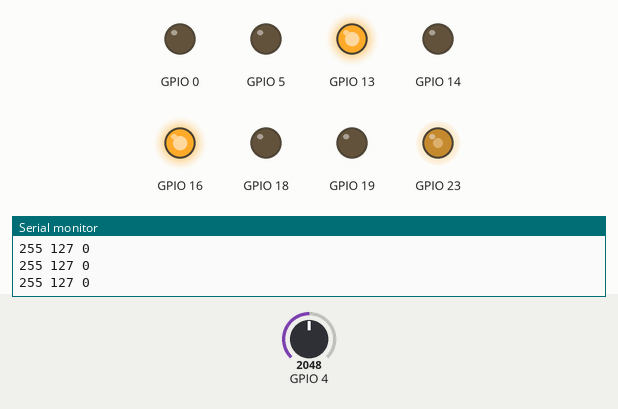
Simulated run of this sketch. Board: ESP32. Shown: output pins drawn as LEDs (lit = HIGH), the last lines printed to the serial monitor. Inputs (shaded band) come from the test bench; at power-on: GPIO 4 = 2048.

Above: at 1.2 s.
1.3 s: GPIO 4 set to 3228
At 2.5 s:
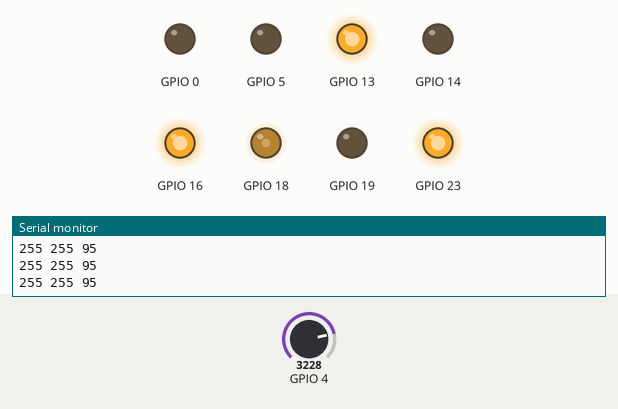
2.8 s: GPIO 4 set to 3327
At 3.7 s:
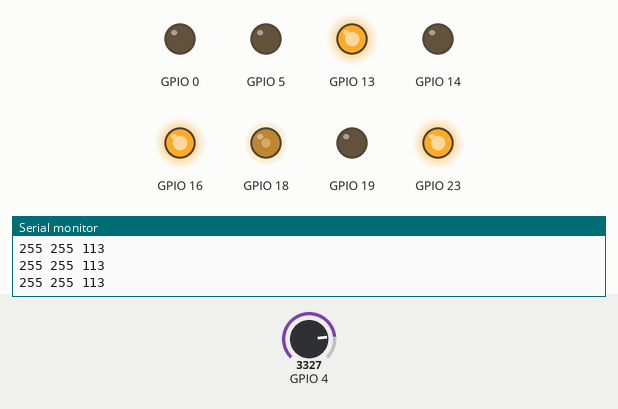
5.8 s: GPIO 4 set to 2866
At 6.1 s:
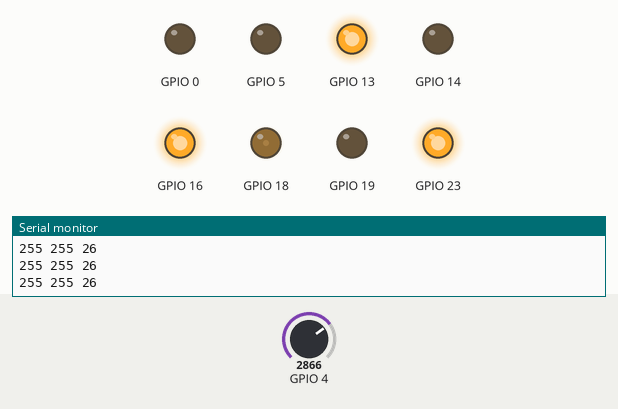
7.3 s: GPIO 4 set to 3603
At 8.4 s:
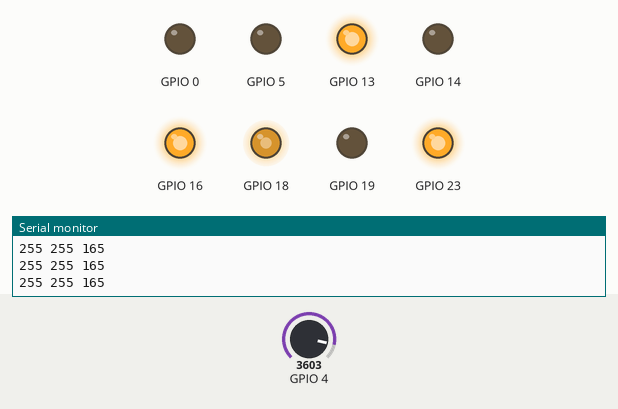
8.8 s: GPIO 4 set to 4095
At 9.6 s:
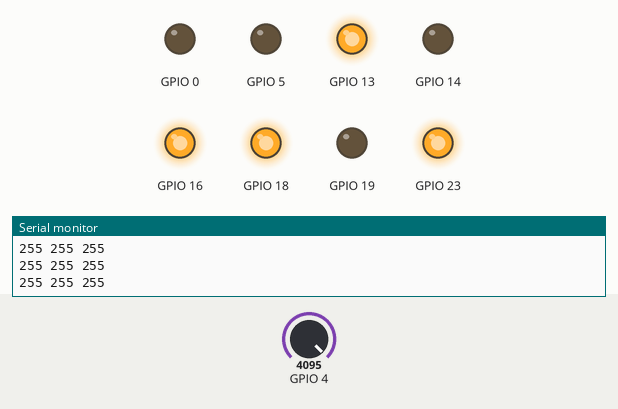
10.3 s: GPIO 4 set to 1228
At 11.4 s:
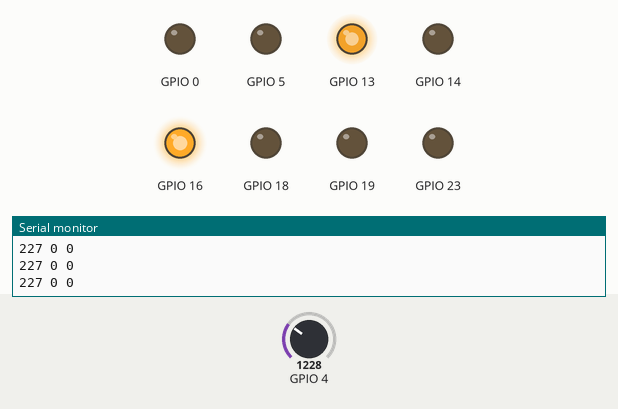
Timing chart, 0 to 12.8 s (numbered marks = the images above; inputs shaded):
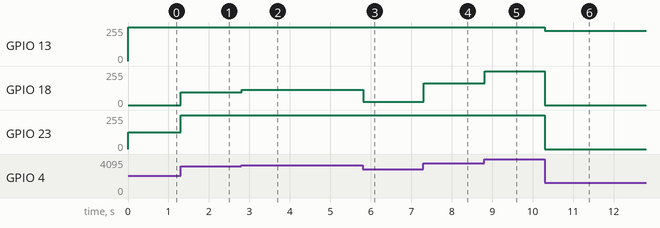

Measured:
- after the input at 1.3 s, GPIO 18: 0/255 → 95/255 at once; GPIO 23: 127/255 → 255/255 at once
- after the input at 2.8 s, GPIO 18: 95/255 → 113/255 at once
- after the input at 5.8 s, GPIO 18: 113/255 → 26/255 at once
- after the input at 7.3 s, GPIO 18: 26/255 → 164/255 at once
- after the input at 8.8 s, GPIO 18: 164/255 → 255/255 at once
- after the input at 10.3 s, GPIO 13: 255/255 → 226/255 at once; GPIO 18, GPIO 23: 255/255 → 0/255 at once

The sketch:

Dimming_LED_by_Potentiometrr.ino
```cpp
void setup() {
  pinMode(0, OUTPUT);
  pinMode(16, OUTPUT);
  pinMode(14, OUTPUT);
  pinMode(5, OUTPUT);
  pinMode(19, OUTPUT);
  digitalWrite(14, 0);
  digitalWrite(5, 0);
  digitalWrite(19, 0);
  digitalWrite(0, 0);
  digitalWrite(16, 1);
  ledcSetup(0, 1000, 8);
  ledcSetup(1, 1000, 8);
  ledcSetup(2, 1000, 8);
  ledcAttachPin(13, 0);
  ledcAttachPin(23, 1);
  ledcAttachPin(18, 2);
  Serial.begin(9600);


}

void loop() {
  int r = analogRead(4);
  int a =  mapping(r, 25, 1375, 0, 255);
  int b =  mapping(r, 1375, 2725, 0, 255);
  int c =  mapping(r, 2725, 4075, 0, 255);
  ledcWrite(0, a);
  ledcWrite(1, b);
  ledcWrite(2, c);
  Serial.println(String(a) + " " + String(b) + " " + String(c));
}

int mapping(int a, int b, int c, int d, int e) {
  float ratio = (float)(e - d) / (float)(c - b);
  if (a < b) a = b;
  if (a > c) a = c;
  a = (a - b) * ratio;
  return a;
}
```
